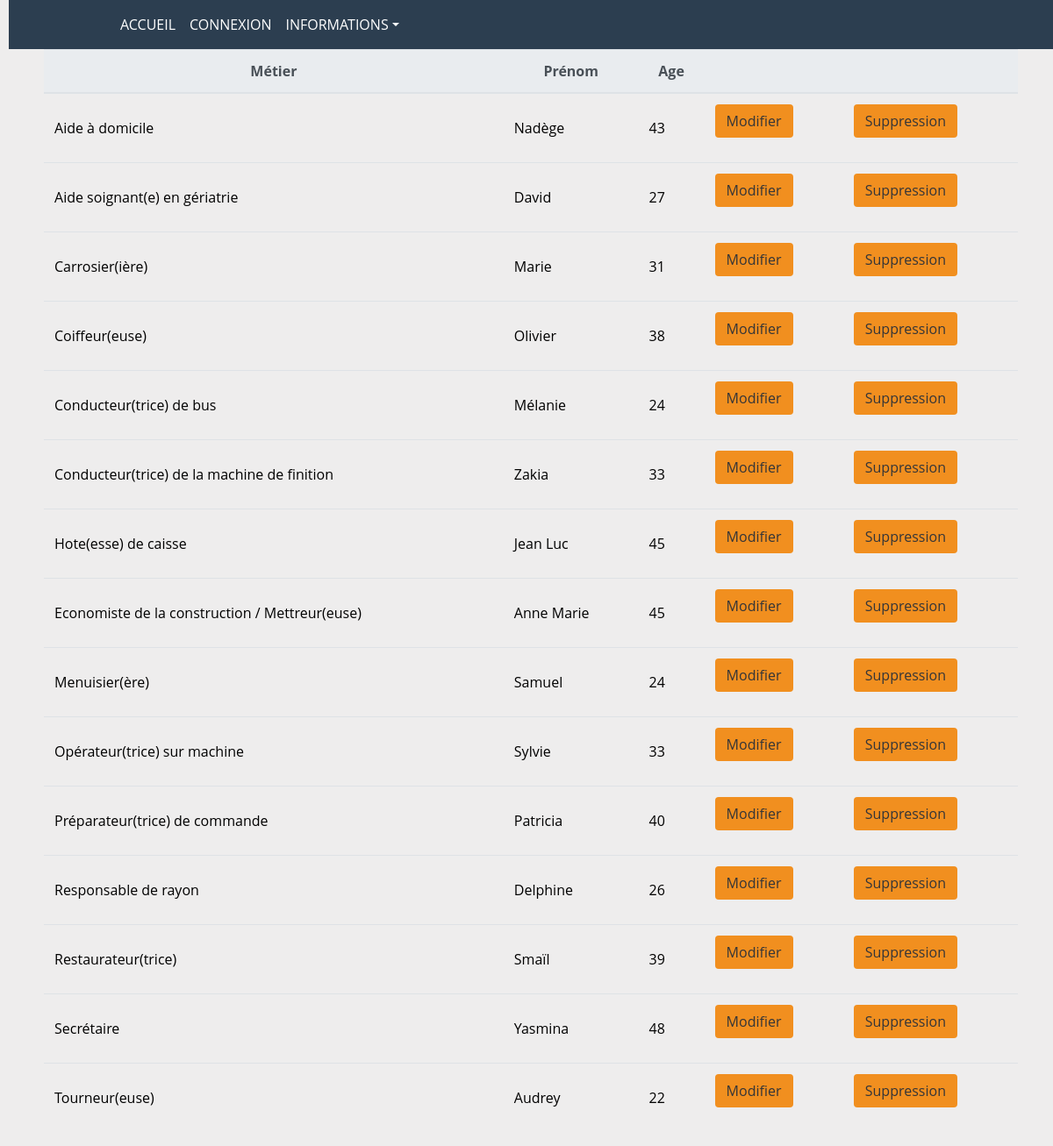
/index.php/administration/metier, run on the app's committed database.
### tables this page shows
CREATE TABLE `metier` (
  `met_id` int(3) NOT NULL COMMENT 'index table metier',
  `met_metier` varchar(50) NOT NULL COMMENT 'metier',
  `met_prenom` varchar(50) NOT NULL COMMENT 'prenom personne/metier',
  `met_age` int(3) DEFAULT NULL COMMENT 'age personne/metier'
);

### application/controllers/Administration.php (called while the page is built, shortened)
<?php
class Administration extends CI_Controller {
    public function metier(){
        $aliste = $this->Metier_model->liste_metier();
        $this->load->view('head');
        $this->load->view('header/header_loader');
        $this->load->view('administration/metier/liste_metier', $aliste);
        $this->load->view('script');
    }
}

### index.php (called while the page is built, shortened)
<?php
require_once BASEPATH.'core/CodeIgniter.php';

### application/models/Metier_model.php (called while the page is built, shortened)
<?php
class Metier_model extends CI_Model
{
    function liste_metier(){
        $aliste['liste_metier'] = $this->db->get('metier')->result();
        return $aliste;
    }
}

### application/views/administration/metier/liste_metier.php (the view)
<div class="container">
    <div class="table-responsive">
        <table class="table table-hover" >
            <thead  class="thead-light text-center">
                <tr>
                    <th class="align-middle">Métier</th>
                    <th class="align-middle">Prénom</th>
                    <th class="align-middle">Age</th>
                    <th class="align-middle"></th>
                    <th class="align-middle"></th>
                </tr>
            </thead>
            <tbody>
                <?php foreach ($liste_metier as $data){ ?>
                <tr>
                    <td class="align-middle"><?= $data->met_metier ?> </td>
                    <td class="align-middle"><?= $data->met_prenom ?> </td>
                    <td class="align-middle"><?= $data->met_age ?> </td>
                    <td class="align-middle"> <a class="btn" href="<?=site_url("administration/modif_metier/$data->met_id")?>" >Modifier</a> </td>
                    <td class="align-middle"> <a class="btn" href="<?=site_url("administration/suppr_metier/$data->met_id")?>" Onclick='return confirm("Confirmez la suppression ?")'>Suppression </a> </td>
                </tr>
                <?php } ?>
            </tbody>
        </table>
    </div>
</div>

### assets/css/style.css (style rules this page uses)
a { color: rgb(34, 31, 31); }
th { color: #343538; }
td { color: black; }
body { background-color: #eeeded; margin-left: 10px; font-family: "Open sans"; }
.btn { color:#343538; background-color:#F18F1F; margin-bottom:1rem; }

### data on the page
metier: met_metier "Aide à domicile", met_prenom "Nadège", met_age "43"
metier: met_metier "Aide soignant(e) en gériatrie", met_prenom "David", met_age "27"
metier: met_metier "Carrosier(ière)", met_prenom "Marie", met_age "31"
metier: met_metier "Coiffeur(euse)", met_prenom "Olivier", met_age "38"
metier: met_metier "Conducteur(trice) de bus", met_prenom "Mélanie", met_age "24"
metier: met_metier "Conducteur(trice) de la machine de finition", met_prenom "Zakia", met_age "33"
metier: met_metier "Hote(esse) de caisse", met_prenom "Jean Luc", met_age "45"
metier: met_metier "Economiste de la construction / Mettreur(euse)", met_prenom "Anne Marie", met_age "45"
metier: met_metier "Menuisier(ère)", met_prenom "Samuel", met_age "24"
metier: met_metier "Opérateur(trice) sur machine", met_prenom "Sylvie", met_age "33"
metier: met_metier "Préparateur(trice) de commande", met_prenom "Patricia", met_age "40"
metier: met_metier "Responsable de rayon", met_prenom "Delphine", met_age "26"
metier: met_metier "Restaurateur(trice)", met_prenom "Smaïl", met_age "39"
metier: met_metier "Secrétaire", met_prenom "Yasmina", met_age "48"
metier: met_metier "Tourneur(euse)", met_prenom "Audrey", met_age "22"
